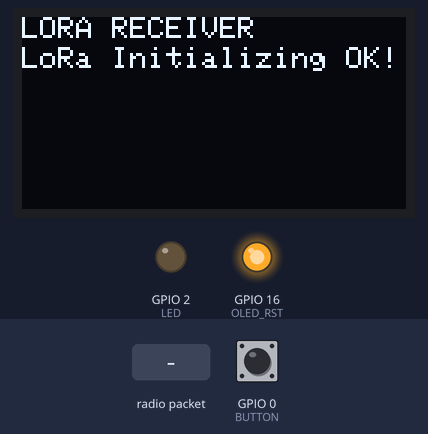
A sketch run on a simulated ESP32. On the bench: 128×64 one-colour display, output pins drawn as LEDs (lit = HIGH). The test bench sets the inputs (shaded band); at power-on: GPIO 0 (BUTTON) HIGH. WiFi joins after 1.5 s; servers stay silent unless stated; no radio packets arrive unless stated; what the sketch prints to the serial monitor is not drawn.

Above: at 3.3 s.
3.4 s: radio packet "1" arrives
At 5.6 s:
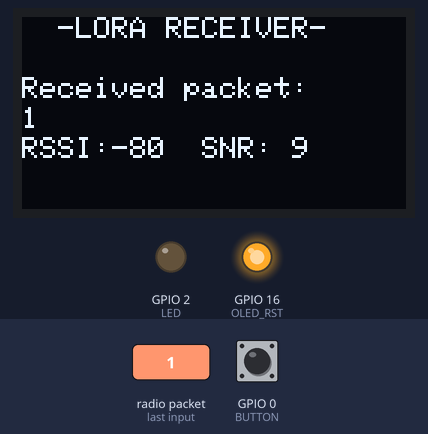
5.9 s: radio packet "0" arrives
At 7.7 s:
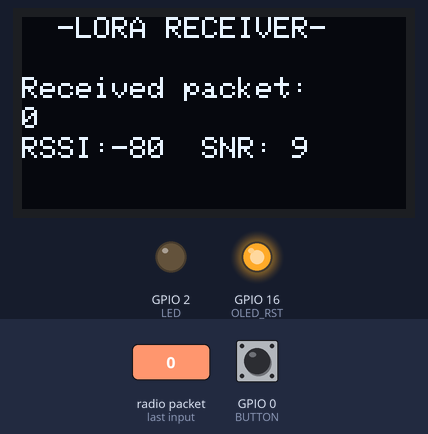
Timing chart, 0 to 9.2 s (numbered marks = the images above; inputs shaded):
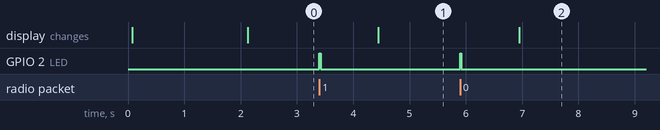

Measured:
- after the input at 3.4 s, GPIO 2 (LED): LOW → HIGH at once, → LOW 0.02 s later; the display: changes after 1.0 s (image 1)
- after the input at 5.9 s, GPIO 2 (LED): LOW → HIGH at once, → LOW 0.02 s later; the display: changes after 1.0 s (image 2)

The sketch:

LoRa_Reciever.ino
```cpp
/*********
  Original code from Rui Santos  https://RandomNerdTutorials.com/ttgo-lora32-sx1276-arduino-ide/

  * Connect to WiFi
    - Reconnect if connection lost https://randomnerdtutorials.com/esp32-useful-wi-fi-functions-arduino/#3
    - Dissconnect to save power? Probably not on the RX

  - Connect to MQTT
    ? https://github.com/marvinroger/async-mqtt-client
    ? https://randomnerdtutorials.com/esp32-mqtt-publish-subscribe-arduino-ide/

  * Listen for LoRa packet
    ! BUG! Stops recieves packets

  - Decode packet, ID and Checksum
  - Send sensor data from packet to MQTT

                        --> 2021 - SA3ARK, SA3ARQ, SM3HHI, SM3MGU <--
*********/

#include "secret.h"
const char* ssid = WIFI_SSID;
const char* password = WIFI_PASSWORD;

//Libraries for WiFi
#include <WiFi.h>

//Libraries for LoRa
#include <SPI.h>
#include <LoRa.h>

//Libraries for OLED Display
#include <Wire.h>
#include <Adafruit_GFX.h>
#include <Adafruit_SSD1306.h>

//LoRa Tansciever [TTGO32 LoRa OLED] [TTGO T-Beam]
#define SCK 5
#define MISO 19
#define MOSI 27
#define SS 18
#define RST 14
#define DIO0 26

//433E6 for Asia
//866E6 for Europe
#define BAND 866E6

//OLED pins [TTGO32 LoRa OLED]
#define OLED_SDA 4
#define OLED_SCL 15
#define OLED_RST 16

//OLED pins [TTGO32 T-Beam]
//#define OLED_SDA 22
//#define OLED_SCL 21
//#define OLED_RST 16

#define SCREEN_WIDTH 128 // Width in pixels
#define SCREEN_HEIGHT 64 // Height in pixels

// [TTGO32 LoRa OLED]
#define LED 2 //LED pin
#define BUTTON 0 //PRG button


//LED pin [TTGO32 T-Beam]
//#define LED 14

/////////////////////////////////////////////////////////////////////////////////
Adafruit_SSD1306 display(SCREEN_WIDTH, SCREEN_HEIGHT, &Wire, OLED_RST);

String LoRaData;
int buttonState = 0;  // variable for reading button state

void setup() {
  //initialize Serial Monitor
  Serial.begin(115200);

  //Led Pin Output
  pinMode(LED, OUTPUT);

  // initialize the pushbutton pin as an input:
  pinMode(BUTTON, INPUT);

  //reset OLED display via software
  pinMode(OLED_RST, OUTPUT);
  digitalWrite(OLED_RST, LOW);
  delay(20);
  digitalWrite(OLED_RST, HIGH);

  //initialize OLED
  Wire.begin(OLED_SDA, OLED_SCL);
  if(!display.begin(SSD1306_SWITCHCAPVCC, 0x3c, false, false)) { // Address 0x3C for 128x32
    Serial.println(F("SSD1306 allocation failed"));
    while (1); // Don't proceed, loop forever
  }

  display_splash();
  Serial.println("LoRa Receiver");

  initWiFi();

  //SPI LoRa pins
  SPI.begin(SCK, MISO, MOSI, SS);
  //setup LoRa transceiver module
  LoRa.setPins(SS, RST, DIO0);

  if (!LoRa.begin(BAND)) {
    Serial.println("Starting LoRa failed!");
    while (1);
  }
  // LoRa.setSpreadingFactor(8);           // ranges from 6-12,default 7 see API docs
  Serial.println("LoRa Initializing OK!");
  display.setCursor(0,10);
  display.println("LoRa Initializing OK!");
  display.display();
}


void loop() {
  //try to parse packet
  int packetSize = LoRa.parsePacket();
  if (packetSize) {
    //received a packet
    Serial.print("Received packet ");
    blink_led();

    //read packet
    while (LoRa.available()) {
      LoRaData = LoRa.readString();
      Serial.print(LoRaData);
    }

    //print RSSI of packet
    int rssi = LoRa.packetRssi();
    Serial.print(" with RSSI ");
    Serial.print(rssi);

    //print SNR of packet
    int snr = LoRa.packetSnr();
    Serial.print(" with SNR ");
    Serial.println(snr);

    // Dsiplay information
    update_display(LoRaData, rssi, snr);
  }

  buttonState = digitalRead(BUTTON);
  if (buttonState == LOW ) {
    Serial.println("PRG Button Pressed");
    delay(500);  // Ugly, but just for test.
  }

}
```

Functions.ino
```cpp
void update_display(String LoRaData, int rssi, int snr) {
   display.clearDisplay();

   display.setCursor(0,0);
   display.print("  -LORA RECEIVER-");

   display.setCursor(0,20);
   display.print("Received packet:");

   display.setCursor(0,30);
   display.print(LoRaData);

   display.setCursor(0,40);
   display.print("RSSI:");
   display.setCursor(30,40);
   display.print(rssi);

   display.setCursor(60,40);
   display.print("SNR:");
   display.setCursor(90,40);
   display.print(snr);

   display.display();

}

void display_splash() {
  display.clearDisplay();
  display.setTextColor(WHITE);
  display.setTextSize(1);
  display.setCursor(0,0);
  display.print("LORA RECEIVER ");
  display.display();
}

void blink_led() {
  digitalWrite(LED, HIGH);
  delay(20);
  digitalWrite(LED, LOW);
}

void initWiFi() {
  WiFi.mode(WIFI_STA);
  WiFi.begin(ssid, password);
  Serial.print("Connecting to WiFi");
  while (WiFi.status() != WL_CONNECTED) {
    Serial.print(".");
    delay(1000);
  }
  Serial.println();
  Serial.print("IP:   ");
  Serial.println(WiFi.localIP());

  Serial.print("RSSI: ");
  Serial.println(WiFi.RSSI());
}
```

secret-example.h
```cpp
#define WIFI_SSID "SSID"
#define WIFI_PASSWORD "PASSWORD"

#define MQTT_SERVER "192.168.1.2"
#define MQTT_USER "USERNAME"
#define MQTT_PASSWORD "PASSWORD"
```
